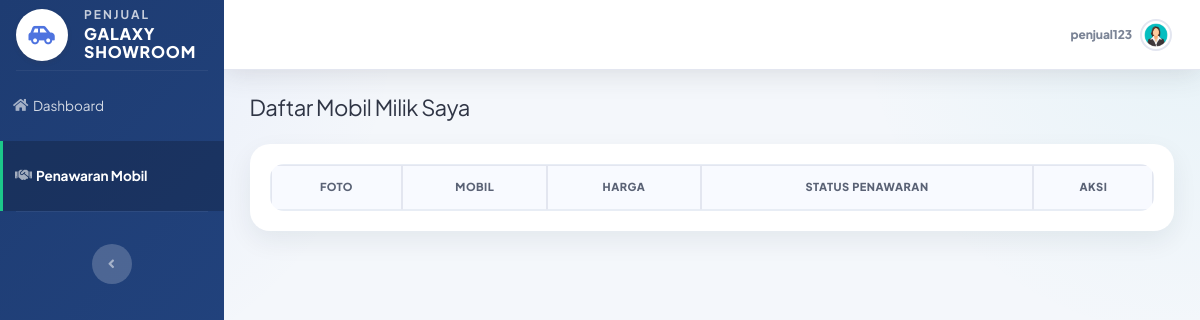
/penjual/penawaran_mobil.php (signed in), run on an earlier commit of the app's database.
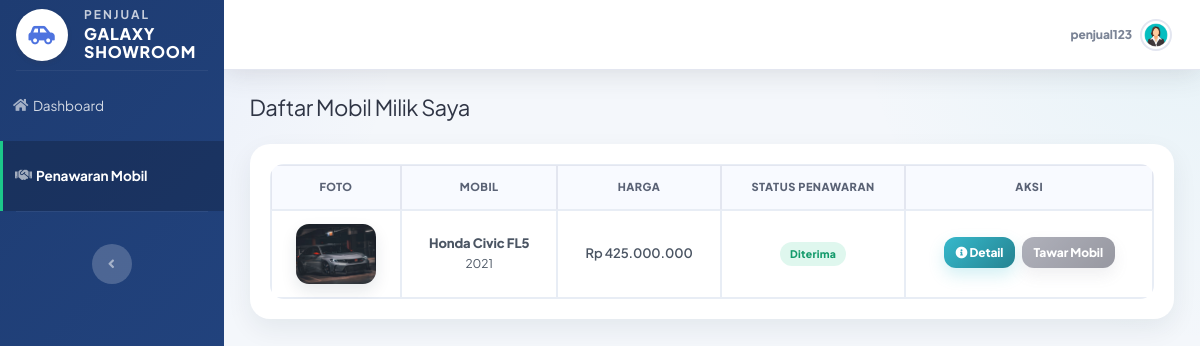
And on a later commit of the database.
### tables this page shows
CREATE TABLE `penawaran` (
  `id_penawaran` int(11) NOT NULL,
  `id_penjual` int(11) DEFAULT NULL,
  `id_mobil` int(11) DEFAULT NULL,
  `harga_tawar` decimal(15,2) DEFAULT NULL,
  `tanggal` date DEFAULT NULL,
  `status` enum('menunggu','diterima','ditolak') DEFAULT 'menunggu',
  `metode_pembayaran` enum('tunai','transfer') DEFAULT NULL,
  `tanggal_keputusan` datetime DEFAULT NULL,
  `catatan_admin` text DEFAULT NULL,
  `catatan` text DEFAULT NULL,
  `bukti_pembayaran` varchar(255) DEFAULT NULL
);

CREATE TABLE `mobil` (
  `id_mobil` int(11) NOT NULL,
  `id_penjual` int(11) DEFAULT NULL,
  `nama_mobil` varchar(100) DEFAULT NULL,
  `harga` decimal(15,2) DEFAULT NULL,
  `stok` int(11) DEFAULT NULL,
  `status` enum('tersedia','dipesan','terjual') DEFAULT NULL,
  `deskripsi` text NOT NULL,
  `tahun` year(4) NOT NULL,
  `foto` varchar(255) NOT NULL
);

### penjual/penawaran_mobil.php (the view, shortened to what this page needs)
<?php
include "../config/koneksi.php";
$id_user = $_SESSION['id_user'];
$q_penjual = mysqli_query($koneksi, "SELECT id_penjual FROM penjual WHERE id_user='$id_user' LIMIT 1");
$penjual = mysqli_fetch_assoc($q_penjual);
$id_penjual = $penjual['id_penjual'];
$data = mysqli_query($koneksi, "
    SELECT
        m.id_mobil, m.nama_mobil, m.tahun, m.harga, m.foto,
        pn.id_penawaran, pn.status
    FROM mobil m
    LEFT JOIN penawaran pn ON m.id_mobil = pn.id_mobil AND pn.id_penjual = '$id_penjual'
    WHERE m.id_penjual = '$id_penjual'
    ORDER BY m.id_mobil DESC
");
?>
<!DOCTYPE html>
<html lang="id">
<head>
    <link href="../assets/vendor/fontawesome-free/css/all.min.css" rel="stylesheet">
    <link href="../assets/css/sb-admin-2.min.css" rel="stylesheet">
    <link href="../assets/css/admin.css" rel="stylesheet">
</head>
<body id="page-top">
<div id="wrapper">
    <?php include "../includes/sidebar_penjual.php"; ?>
    <div id="content-wrapper" class="d-flex flex-column">
        <div id="content">
            <?php include "../includes/topbar.php"; ?>
            <div class="container-fluid">
                <h1 class="h3 mb-4 text-gray-800">Daftar Mobil Milik Saya</h1>
                <div class="card shadow mb-4">
                    <div class="card-body">
                        <div class="table-responsive">
                            <table class="table table-bordered text-center">
                                <thead>
                                    <tr>
                                        <th>Foto</th>
                                        <th>Mobil</th>
                                        <th>Harga</th>
                                        <th>Status Penawaran</th>
                                        <th>Aksi</th>
                                    </tr>
                                </thead>
                                <tbody>
                                    <?php while($row = mysqli_fetch_assoc($data)){
                                        $foto = !empty($row['foto']) ? "../uploads/" . $row['foto'] : "../assets/img/no-image.png";
                                    ?>
                                    <tr>
                                        <td><img src="<?= $foto ?>" class="mobil-img" onclick="previewImage('<?= $foto ?>', '<?= $row['nama_mobil'] ?>')"></td>
                                        <td><strong><?= $row['nama_mobil'] ?></strong><br><small><?= $row['tahun'] ?></small></td>
                                        <td>Rp <?= number_format($row['harga'], 0, ',', '.') ?></td>
                                        <td>
                                            <?php if(empty($row['id_penawaran'])): ?>
                                                <span class="badge badge-secondary">Belum ada penawaran</span>
                                            <?php else: ?>
                                                <span class="badge badge-<?= ($row['status']=='diterima')?'success':(($row['status']=='ditolak')?'danger':'warning') ?>">
                                                    <?= ucfirst($row['status']) ?>
                                                </span>
                                            <?php endif; ?>
                                        </td>
                                        <td>
                                            <a href="detail_mobil.php?id=<?= $row['id_mobil'] ?>" class="btn btn-sm btn-info mb-1"><i class="fas fa-info-circle"></i> Detail</a>
                                            <?php if(empty($row['id_penawaran'])): ?>
                                                <a href="tambah_penawaran.php?id_mobil=<?= $row['id_mobil'] ?>" class="btn btn-sm btn-primary mb-1">Tawar Mobil</a>
                                            <?php else: ?>
                                                <a href="#" class="btn btn-sm btn-secondary mb-1 disabled" aria-disabled="true" style="pointer-events: none;">Tawar Mobil</a>
                                            <?php endif; ?>
                                        </td>
                                    </tr>
                                    <?php } ?>
                                </tbody>
                            </table>
                        </div>
                    </div>
                </div>
            </div>
        </div>
    </div>
</div>
</body>
</html>

What changed in the data, as far as the page shows it:
added penawaran: id_mobil.foto (picture), id_mobil.nama_mobil "Honda Civic FL5", id_mobil.tahun "2021", id_mobil.harga "425.000.000", status "Diterima", shows "Tawar Mobil"
